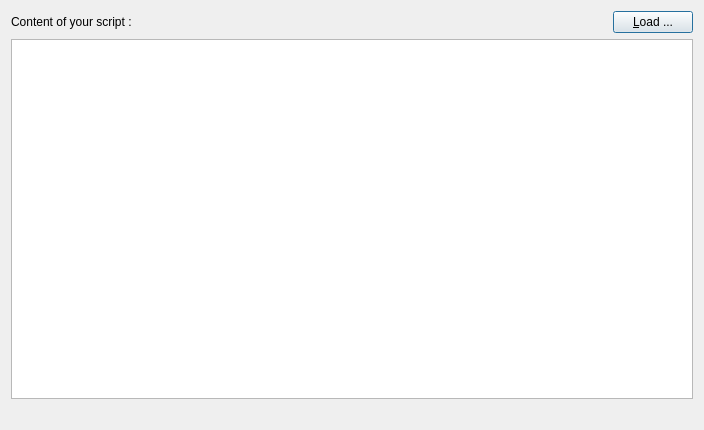
<ui version="4.0" >
 <class>EvilScriptClass</class>
 <widget class="QDialog" name="EvilScriptClass" >
  <property name="geometry" >
   <rect>
    <x>0</x>
    <y>0</y>
    <width>704</width>
    <height>430</height>
   </rect>
  </property>
  <property name="windowTitle" >
   <string>EviScript</string>
  </property>
  <layout class="QVBoxLayout" >
   <item>
    <layout class="QHBoxLayout" >
     <property name="leftMargin" >
      <number>0</number>
     </property>
     <property name="topMargin" >
      <number>0</number>
     </property>
     <property name="rightMargin" >
      <number>0</number>
     </property>
     <property name="bottomMargin" >
      <number>0</number>
     </property>
     <item>
      <widget class="QLabel" name="label" >
       <property name="text" >
        <string>Content of your script :</string>
       </property>
      </widget>
     </item>
     <item>
      <spacer>
       <property name="orientation" >
        <enum>Qt::Horizontal</enum>
       </property>
       <property name="sizeHint" >
        <size>
         <width>40</width>
         <height>20</height>
        </size>
       </property>
      </spacer>
     </item>
     <item>
      <widget class="QPushButton" name="pushButton" >
       <property name="text" >
        <string>&amp;Load ...</string>
       </property>
      </widget>
     </item>
    </layout>
   </item>
   <item>
    <widget class="QTextEdit" name="textEdit" >
     <property name="lineWrapMode" >
      <enum>QTextEdit::NoWrap</enum>
     </property>
    </widget>
   </item>
   <item>
    <widget class="QLabel" name="errorLabel" >
     <property name="text" >
      <string/>
     </property>
     <property name="wordWrap" >
      <bool>true</bool>
     </property>
    </widget>
   </item>
  </layout>
 </widget>
 <resources/>
 <connections/>
</ui>
